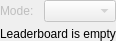
<?xml version="1.0" encoding="UTF-8"?>
<ui version="4.0">
 <class>ASLeaderboardSelector</class>
 <widget class="QWidget" name="ASLeaderboardSelector">
  <property name="geometry">
   <rect>
    <x>0</x>
    <y>0</y>
    <width>106</width>
    <height>40</height>
   </rect>
  </property>
  <property name="windowTitle">
   <string>ASLeaderboardSelector</string>
  </property>
  <layout class="QVBoxLayout" name="verticalLayout">
   <property name="spacing">
    <number>5</number>
   </property>
   <property name="leftMargin">
    <number>0</number>
   </property>
   <property name="topMargin">
    <number>0</number>
   </property>
   <property name="rightMargin">
    <number>0</number>
   </property>
   <property name="bottomMargin">
    <number>0</number>
   </property>
   <item>
    <layout class="QHBoxLayout" name="horizontalLayout">
     <property name="spacing">
      <number>5</number>
     </property>
     <item>
      <widget class="QLabel" name="label_Mode">
       <property name="enabled">
        <bool>false</bool>
       </property>
       <property name="text">
        <string>Mode:</string>
       </property>
      </widget>
     </item>
     <item>
      <widget class="QComboBox" name="comboBox_Mode">
       <property name="enabled">
        <bool>false</bool>
       </property>
      </widget>
     </item>
    </layout>
   </item>
   <item>
    <widget class="QLabel" name="label_PlayersCount">
     <property name="text">
      <string>Leaderboard is empty</string>
     </property>
    </widget>
   </item>
  </layout>
 </widget>
 <resources/>
 <connections/>
</ui>
